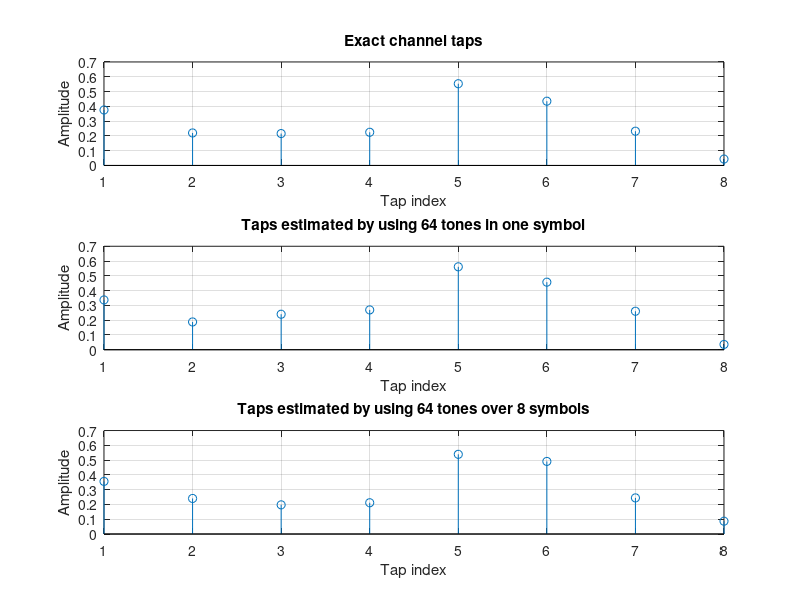
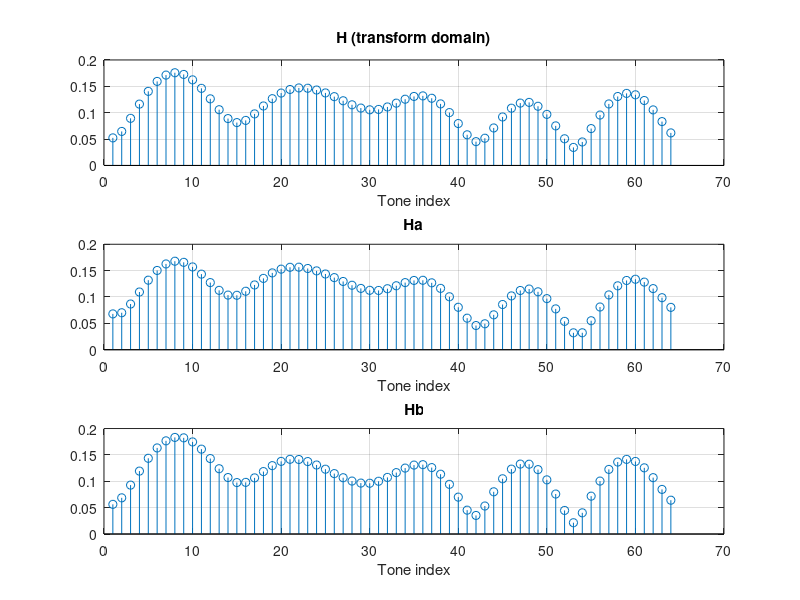

The MATLAB source for these figures, in order:
clear all
close all

N = 64;      % OFDM Symbol Size
P = 16;      % size of Cyclic Prefix

M = 8;       % Channel Length
L = 8;       % Training tones in symbol

p_ind = 4:8:60;

% QPSK Modulation scheme
map = 1/sqrt(2) * [-1,1];
j = sqrt(-1);

F = fft(eye(N))/sqrt(N);

x = map(randi([1,2],N,L)) + j*map(randi([1,2],N,L));
x(p_ind,:) = 1/sqrt(2)*(ones(length(p_ind),L) + j*ones(length(p_ind),L));

x_bar = F'*x;   %transform domain

h = (randn(1,M) + j*randn(1,M))/sqrt(2*M);
h_app = [h zeros(1,N-M)];

H = zeros(64,64);
H(1,:) = h_app;
for i=2:N
    H(i,:) = circshift(H(i-1,:),1);
end


SNR = 10;     % dB
var = 0.1;

v_bar = sqrt(var/2) * (randn(N,L) + j*randn(N,L));

y_bar = H*x_bar + v_bar;

y = F*y_bar;

Qa = F(1:M,1:N);
Qb = F(1:M,p_ind);

S = diag(x(:,1));

h_hata = 1/sqrt(N)*inv(Qa*Qa')*Qa*(conj(x(:,1)).*y(:,1));

h_hatb = 1/sqrt(N)*inv(Qb*Qb')*Qb*(conj(x(p_ind,:)).*y(p_ind,:));

h_b = zeros(M,1);
for i=1:M
    h_b(i) = mean(h_hatb(i,:));
end
    
subplot(311)
stem(abs(h))
xlabel('Tap index')
ylabel('Amplitude')
title('Exact channel taps')
grid on

subplot(312)
stem(abs(h_hata))
xlabel('Tap index')
ylabel('Amplitude')
title('Taps estimated by using 64 tones in one symbol')
grid on

subplot(313)
stem(abs(h_b))
xlabel('Tap index')
ylabel('Amplitude')
title('Taps estimated by using 64 tones over 8 symbols')
grid on


h_bar = F'*([h.' ;zeros(N-M,1)]);
figure(2)
subplot(311)
stem(abs(h_bar))
xlabel('Tone index')
title('H (transform domain)')
grid on

h_bar_a = F'*([h_hata;zeros(N-M,1)]);
subplot(312)
stem(abs(h_bar_a))
xlabel('Tone index')
title('Ha')
grid on

h_bar_b = F'*([h_b; zeros(N-M,1)]);
subplot(313)
stem(abs(h_bar_b))
xlabel('Tone index')
title('Hb')
grid on












